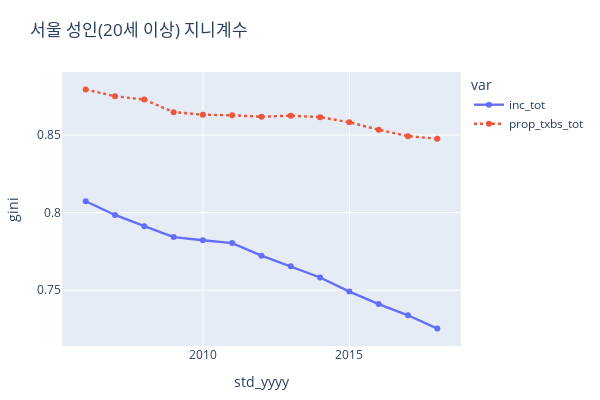

Notebook cell for this chart:
### Code cell
plot_lines(mmi['seoul_adult20'], 'gini', 'seoul_adult20')

### Figure 1 — Plotly figure (JSON) as saved in the notebook; plotly's stock layout.template omitted (floating-point values rounded to 4 significant figures)
{"data": [{"hovertemplate": "var=inc_tot<br>std_yyyy=%{x}<br>gini=%{y}<extra></extra>", "legendgroup": "inc_tot", "line": {"color": "#636efa", "dash": "solid", "width": 2.4}, "mode": "lines+markers", "name": "inc_tot", "orientation": "v", "showlegend": true, "type": "scatter", "x": [2006, 2007, 2008, 2009, 2010, 2011, 2012, 2013, 2014, 2015, 2016, 2017, 2018], "xaxis": "x", "y": [0.8073, 0.7985, 0.7912, 0.7842, 0.7822, 0.7803, 0.7722, 0.7654, 0.7582, 0.7491, 0.7411, 0.7338, 0.7253], "yaxis": "y"}, {"hovertemplate": "var=prop_txbs_tot<br>std_yyyy=%{x}<br>gini=%{y}<extra></extra>", "legendgroup": "prop_txbs_tot", "line": {"color": "#EF553B", "dash": "dot", "width": 2.4}, "mode": "lines+markers", "name": "prop_txbs_tot", "orientation": "v", "showlegend": true, "type": "scatter", "x": [2006, 2007, 2008, 2009, 2010, 2011, 2012, 2013, 2014, 2015, 2016, 2017, 2018], "xaxis": "x", "y": [0.8793, 0.8749, 0.8728, 0.8647, 0.8631, 0.8627, 0.8617, 0.8624, 0.8615, 0.8582, 0.8534, 0.8492, 0.8476], "yaxis": "y"}], "layout": {"height": 400, "legend": {"title": {"text": "var"}, "tracegroupgap": 0}, "margin": {"b": 16, "l": 16, "r": 16, "t": 72}, "title": {"text": "서울 성인(20세 이상) 지니계수"}, "width": 600, "xaxis": {"anchor": "y", "autorange": true, "domain": [0, 1], "range": [2005.0, 2019.0], "title": {"text": "std_yyyy"}, "type": "linear"}, "yaxis": {"anchor": "x", "autorange": true, "domain": [0, 1], "range": [0.7141, 0.8905], "title": {"text": "gini"}, "type": "linear"}}}
